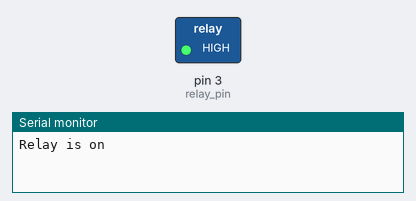
This sketch was run on a simulated Arduino Uno, built with avr-gcc and run on an emulated ATmega328P. On the bench: switched loads named in the sketch (green lamp = pin HIGH), the last lines printed to the serial monitor.

Above: at 1.5 s.
At 4.5 s:
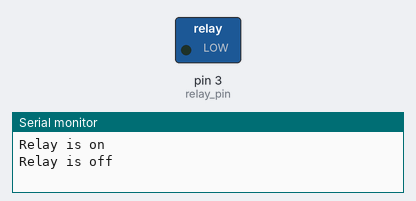
Timing chart, 0 to 7.8 s (numbered marks = the images above):
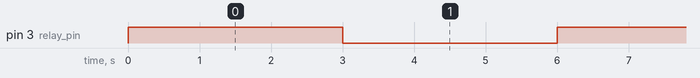

Measured:
- by itself, pin 3 (relay_pin): alternates HIGH for 3.0 s and LOW for 3.0 s

The sketch:

Relay_Control.ino
```cpp
int relay_pin = 3;

void setup() {
  pinMode(relay_pin, OUTPUT);
  Serial.begin(9600);
  // put your setup code here, to run once:
}

void loop() {
  digitalWrite(relay_pin, HIGH);
  Serial.println("Relay is on");
  delay(3000);
  digitalWrite(relay_pin, LOW);
  Serial.println("Relay is off");
  delay(3000);
  // put your main code here, to run repeatedly:
}

//The parts of the relay.
//NO- Normally open does not allow voltage until it is closed
//NC- Normally closed allows volatage when open.
//COM- common links between the two
// the NO and NC act in opposite to one another
```
